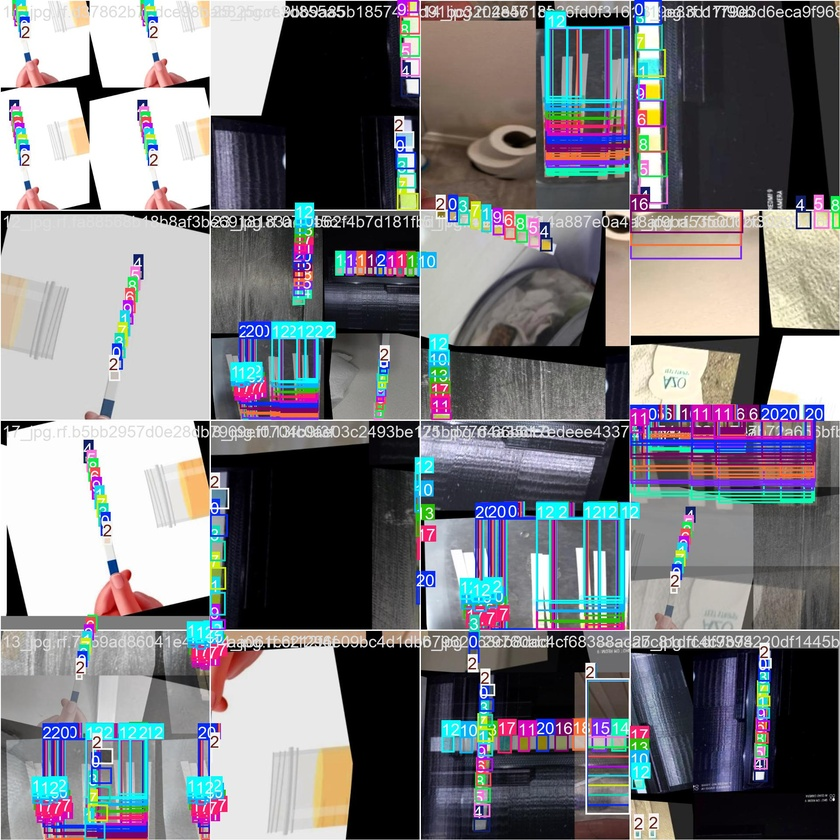
#> input picture train_batch0.jpg, 840 x 840 px, shrunk from 1920 x 1920 before the run
$ python -i StripEdgeRefinement.py   (imports and definitions only)
#> lines starting #> are read from the running program, lines starting #| are printed output that depends on the picture; after the words box and inside, x2 and y2 are one past the last pixel; in counts of white or black regions, pixels touching at a corner belong together
#> further down, picture is the input picture: shape (840, 840, 3); mean B, G, R 128.3, 123.9, 123.9
import cv2
import numpy as np


# [41 lines left out: functions _order_points_clockwise, _warp_min_area_rect, not called in this run]


def _score_strip_contour(contour, img_shape):
    """contour score"""
    h, w = img_shape[:2]
    img_a = float(h * w)

    ar = cv2.contourArea(contour)
    if ar < 0.01 * img_a:
        return None

    rect = cv2.minAreaRect(contour)
    (cx, cy),(rw, rh), angle = rect

    if rw < 2 or rh < 2:
        return None

    lng = max(rw, rh)
    sht = max(1.0, min(rw, rh))
    aspect = lng / sht

    if aspect < 2.0:
        return None

    rect_a = max(1.0, rw * rh)
    fill = ar / rect_a

    cdist = np.hypot(cx - w/2.0, cy - h/2.0)
    cdist_n = cdist / max(1.0, np.hypot(w/2.0, h/2.0))

    a_ratio = ar / img_a

    #CRIT HOW -- weighted combo, found by trial-and-error
    score = (
        2.2 * a_ratio
        + 0.8 * min(aspect, 12.0) / 12.0
        + 0.9 * np.clip(fill, 0.0, 1.2)
        - 0.8 * cdist_n
    )  #NEED?! maybe tune weights later
    return score

def _best_contour_from_mask(mask, img_shape):
    cnts, _ = cv2.findContours(mask, cv2.RETR_EXTERNAL, cv2.CHAIN_APPROX_SIMPLE)
    best = None
    bscore = None
    for c in cnts:
        sc = _score_strip_contour(c, img_shape)
        if sc is None:
            continue
        if bscore is None or sc > bscore:
            best = c
            bscore = sc
    return best, bscore


def refine_strip_edges(strip_img_bgr, return_debug=False):
    """DNT DEL - main refinement"""
#> called with return_debug = False
    debug = {}

    if strip_img_bgr is None or strip_img_bgr.size == 0:
        return (strip_img_bgr, debug) if return_debug else strip_img_bgr

    img = strip_img_bgr.copy()

    if img.shape[1] > img.shape[0]:
        img = cv2.rotate(img, cv2.ROTATE_90_CLOCKWISE)

    h, w = img.shape[:2]
    if h < 20 or w < 8:
        return (img, debug) if return_debug else img

    bl = cv2.GaussianBlur(img, (5, 5), 0)
    gr = cv2.cvtColor(bl, cv2.COLOR_BGR2GRAY)
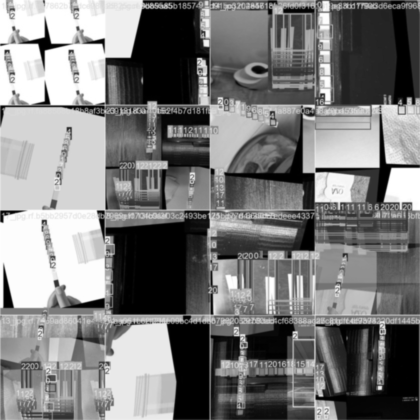
#> gr: shape (840, 840) (shown at 1/2 size); min 0, max 255, mean 124.3

    clahe = cv2.createCLAHE(clipLimit=2.0, tileGridSize=(8,8))
    gr_eq = clahe.apply(gr)
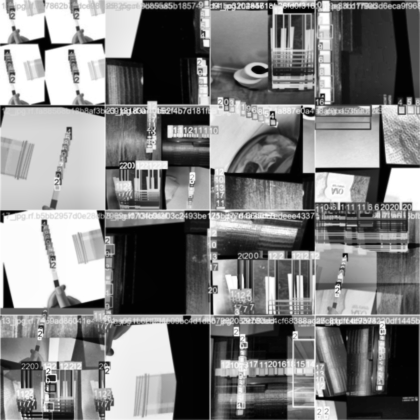
#> gr_eq: shape (840, 840) (shown at 1/2 size); min 0, max 255, mean 129.3

    _, th_bin = cv2.threshold(gr_eq, 0, 255, cv2.THRESH_BINARY + cv2.THRESH_OTSU)
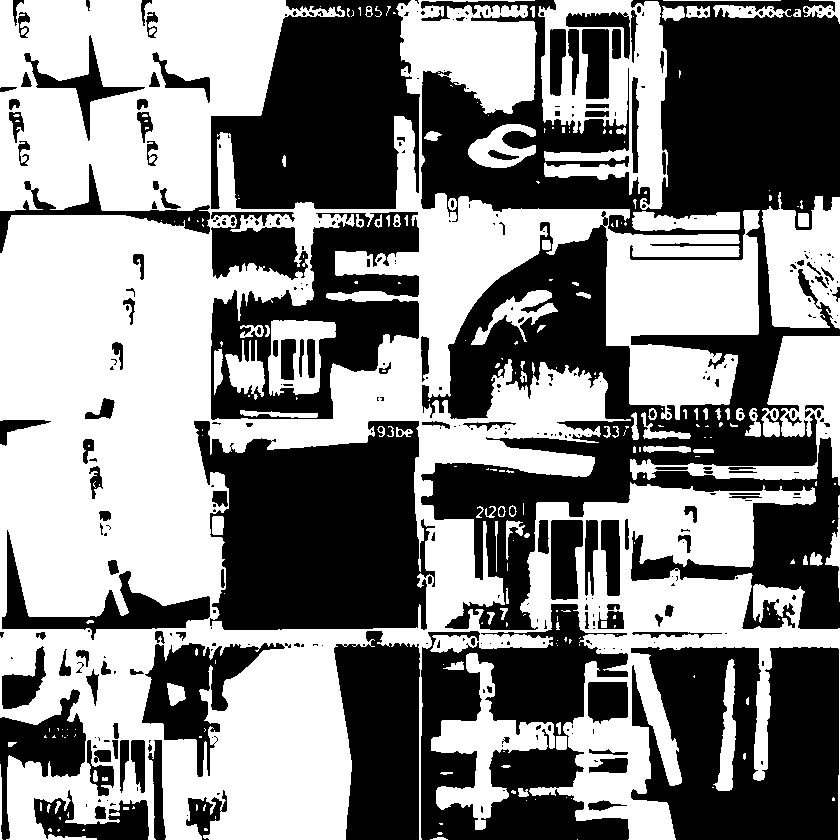
#> th_bin: shape (840, 840); 52% white; 389 black regions (247 under 20 px), largest, box (x1, y1, x2, y2) and area: (421, 0, 840, 630) 121264, (194, 421, 435, 630) 38161, (631, 647, 839, 840) 31500
    _, th_inv = cv2.threshold(gr_eq, 0, 255, cv2.THRESH_BINARY_INV + cv2.THRESH_OTSU)

    kv = cv2.getStructuringElement(cv2.MORPH_RECT, (5, 17))
    kh = cv2.getStructuringElement(cv2.MORPH_RECT, (9, 5))
    ko = cv2.getStructuringElement(cv2.MORPH_RECT, (3, 3))

    def clean_mask(m):
        m = cv2.morphologyEx(m, cv2.MORPH_CLOSE, kv, iterations=1)
#> m: shape (840, 840); 59.4% white; 91 black regions, largest, box (x1, y1, x2, y2) and area: (201, 421, 426, 630) 36759, (661, 10, 840, 218) 33812, (647, 647, 839, 840) 30336
        m = cv2.morphologyEx(m, cv2.MORPH_CLOSE, kh, iterations=1)
#> m: shape (840, 840); 61.2% white; 69 black regions, largest, box (x1, y1, x2, y2) and area: (201, 436, 426, 630) 36443, (661, 17, 840, 218) 33529, (647, 648, 839, 840) 30058
        m = cv2.morphologyEx(m, cv2.MORPH_OPEN, ko, iterations=1)
#> m: shape (840, 840); 61.1% white; 59 black regions, largest, box (x1, y1, x2, y2) and area: (201, 436, 426, 630) 36466, (661, 17, 840, 218) 33555, (647, 648, 840, 840) 30190
        return m

    masks = {
        "otsu_bin": clean_mask(th_bin),
        "otsu_inv": clean_mask(th_inv),
    }
#> in clean_mask (call 2), `m = cv2.morphologyEx(m, cv2.MORPH_OPEN, ko, iterations=1)`:
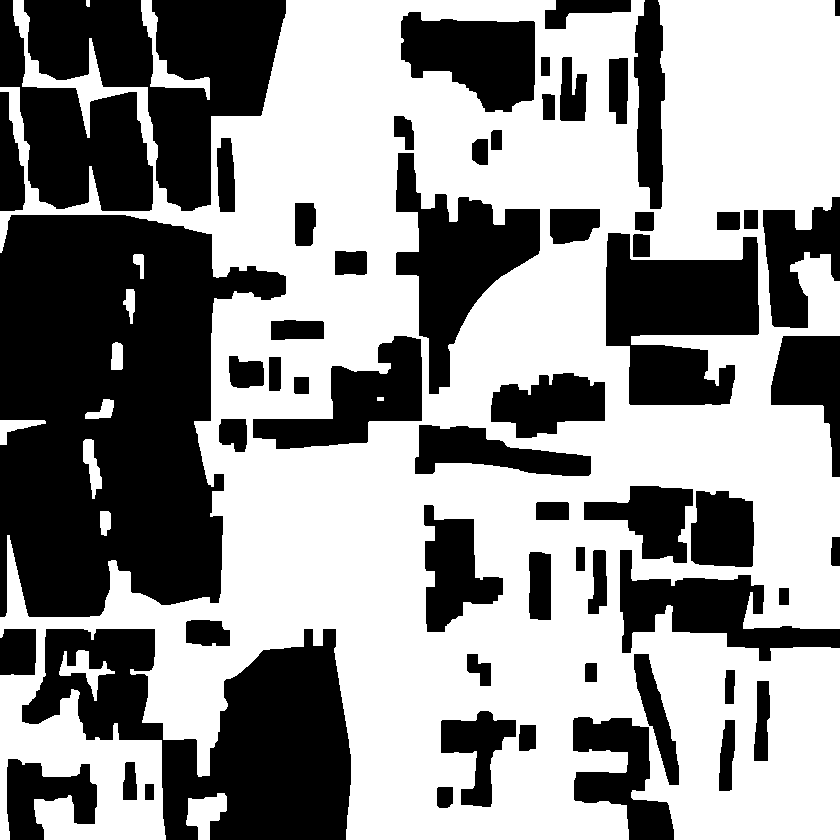
#> m: shape (840, 840); 57% white; 61 black regions, largest, box (x1, y1, x2, y2) and area: (0, 215, 286, 617) 80236, (22, 629, 351, 840) 37521, (24, 0, 286, 211) 27296

    edges = cv2.Canny(gr_eq, 50, 150)
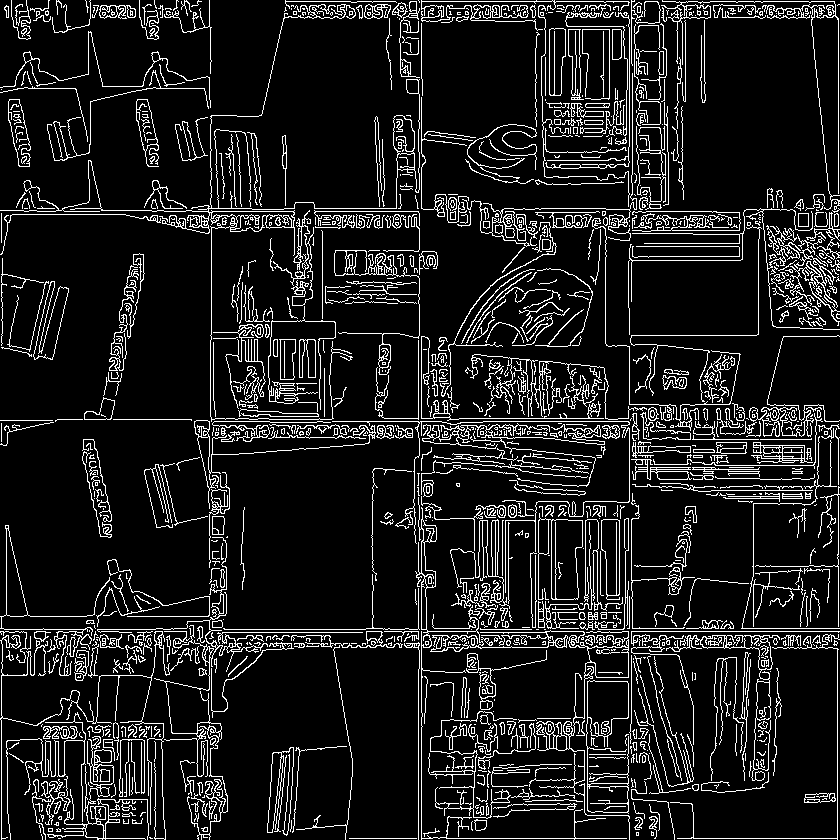
#> edges: shape (840, 840); 11.4% white in thin lines or dots
    edges = cv2.dilate(edges, np.ones((3,3), np.uint8), iterations=1)
#> edges: shape (840, 840); 34% white; 17 white regions, largest, box (x1, y1, x2, y2) and area: (0, 0, 840, 840) 224329, (0, 0, 213, 162) 5428, (0, 257, 70, 361) 2283
    edges = cv2.morphologyEx(edges, cv2.MORPH_CLOSE, kv, iterations=1)
#> edges: shape (840, 840); 47% white; 3 white regions, box (x1, y1, x2, y2) and area: (0, 0, 840, 840) 329671, (81, 438, 113, 539) 1741, (239, 506, 246, 591) 299
    edges = cv2.morphologyEx(edges, cv2.MORPH_CLOSE, kh, iterations=1)
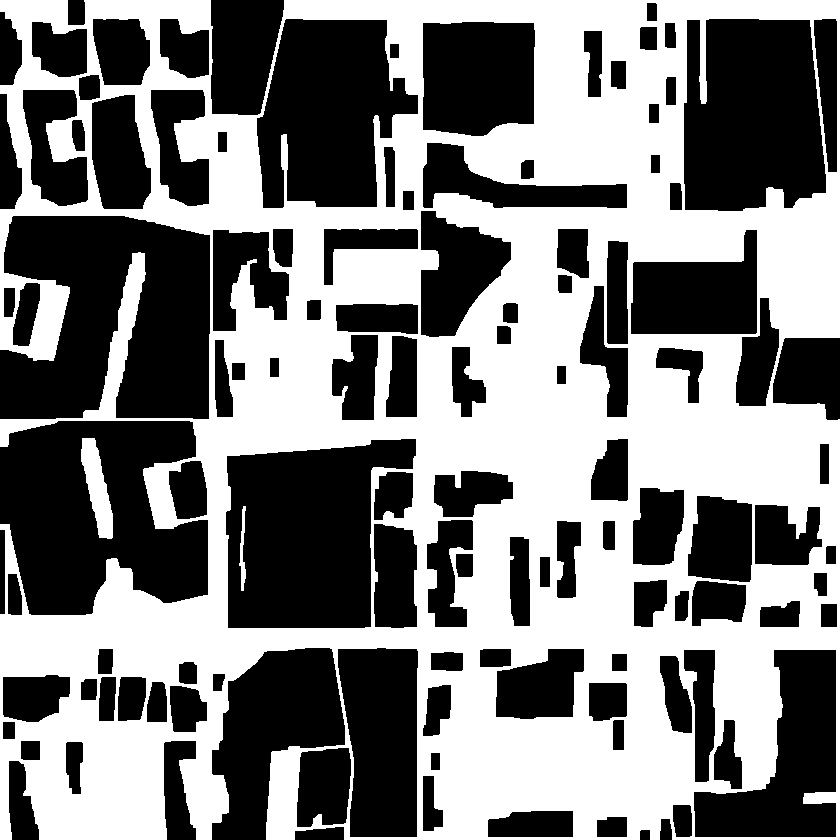
#> edges: shape (840, 840); 49.1% white; 3 white regions, box (x1, y1, x2, y2) and area: (0, 0, 840, 840) 344375, (81, 438, 113, 539) 1741, (239, 506, 246, 591) 299
    masks["edges"] = edges

    if return_debug:
        debug["gray_eq"] = gr_eq
        debug["masks"] = masks

    best_contour = None
    best_score = None
    best_mask_name = None

    for name, m in masks.items():
        c, sc = _best_contour_from_mask(m, img.shape)
        if c is not None and (best_score is None or sc > best_score):
            best_contour = c
            best_score = sc
            best_mask_name = name
#> this loop made 3 passes
#> name on passes 1 to 3: 'otsu_bin', 'otsu_inv', 'edges'

    if return_debug:
        debug["best_mask_name"] = best_mask_name
        debug["best_score"] = best_score

    if best_contour is None:
        return (img, debug) if return_debug else img

    refined = _warp_min_area_rect(img, best_contour, pad_px=4)
    if refined is None or refined.size == 0:
        return (img, debug) if return_debug else img

    if return_debug:
        vis = img.copy()
        cv2.drawContours(vis, [best_contour], -1, (0,255,0), 2)
        debug["contour_overlay"] = vis
        debug["refined_shape"] = refined.shape

    return (refined, debug) if return_debug else refined

>>> import cv2
>>> picture = cv2.imread('train_batch0.jpg')
>>> result = refine_strip_edges(picture)

$ run again, on train_batch1.jpg
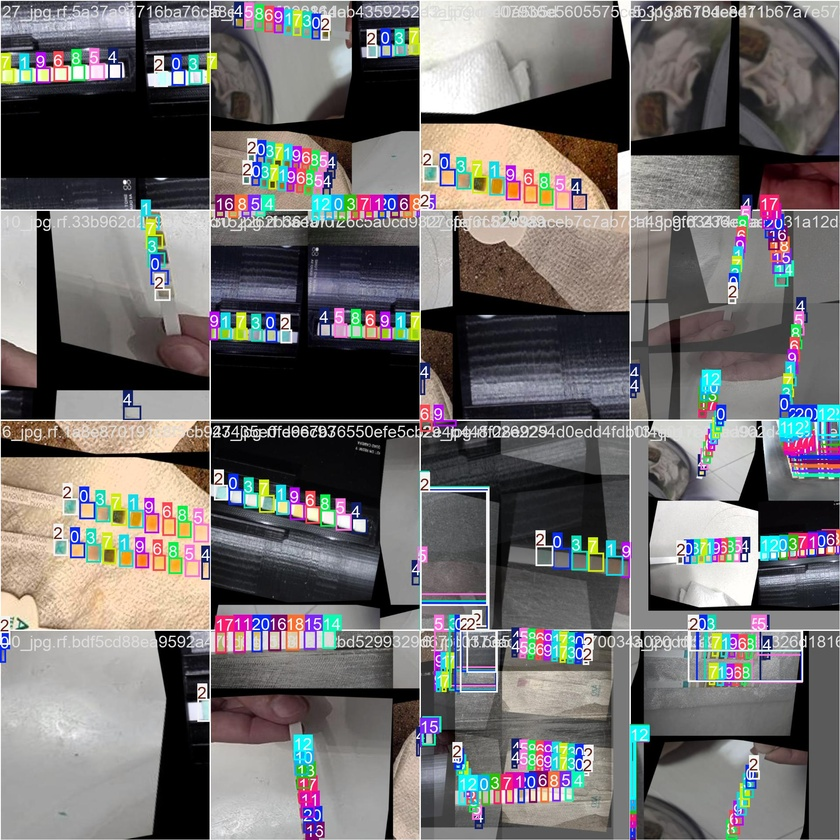
#> input picture train_batch1.jpg, 840 x 840 px, shrunk from 1920 x 1920 before the run
#> picture is the input picture: shape (840, 840, 3); mean B, G, R 110.4, 110.7, 113.4
#> in refine_strip_edges, `_, th_bin = cv2.threshold(gr_eq, 0, 255, cv2.THRESH_BINARY + cv2.THRES..`:
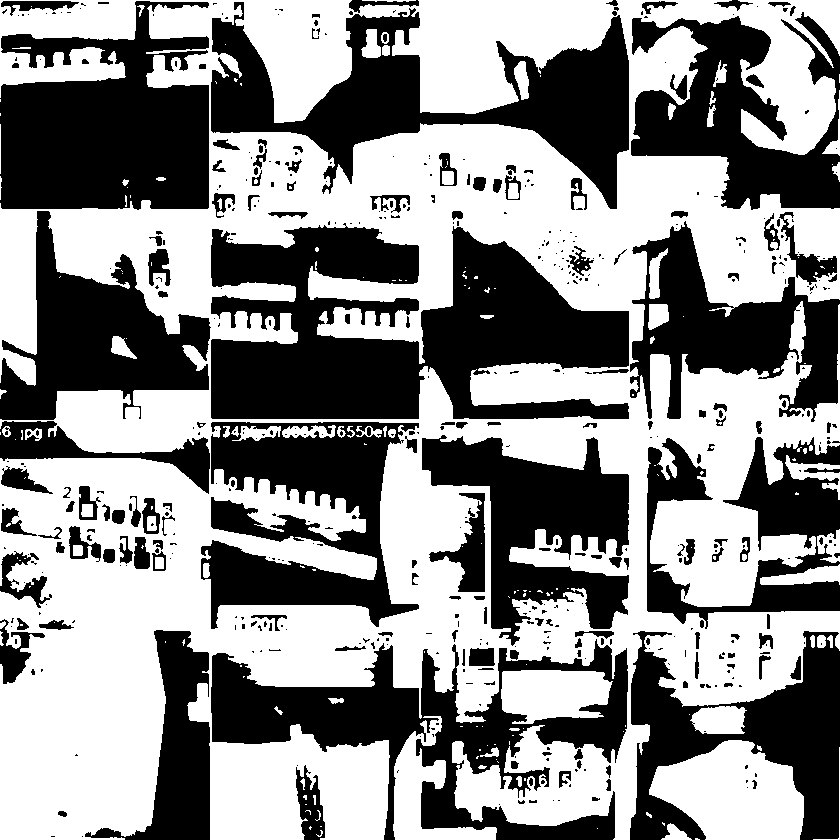
#> th_bin: shape (840, 840); 54.8% white; 509 black regions (336 under 20 px), largest, box (x1, y1, x2, y2) and area: (211, 223, 629, 419) 51525, (0, 1, 209, 210) 31161, (211, 639, 628, 840) 30457
#> in refine_strip_edges, `edges = cv2.morphologyEx(edges, cv2.MORPH_CLOSE, kh, iterations=1)`:
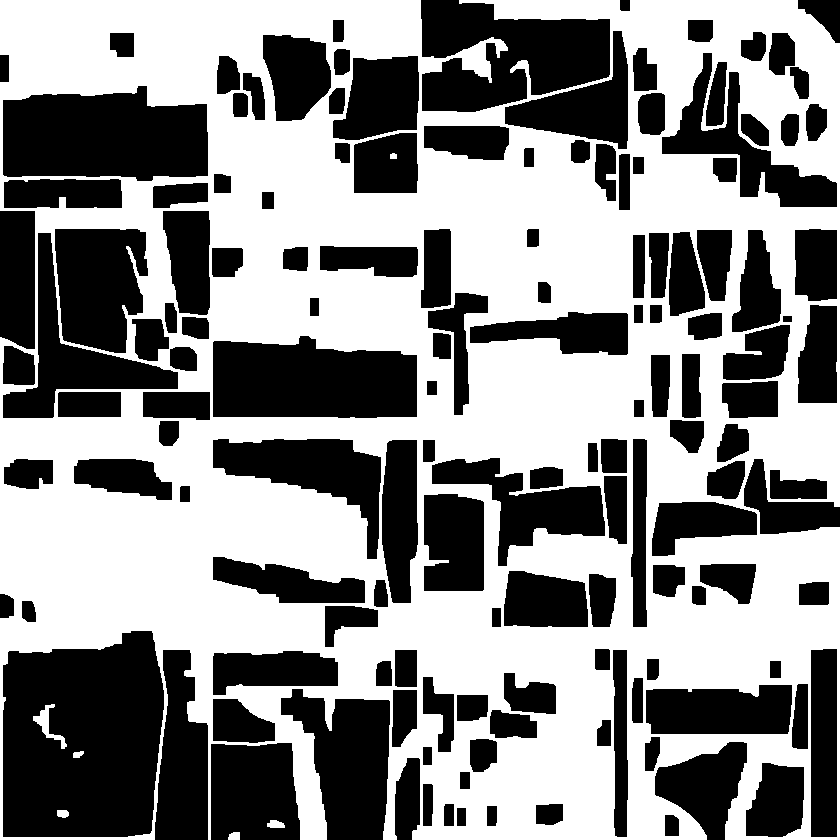
#> edges: shape (840, 840); 54% white; 145 black regions, largest, box (x1, y1, x2, y2) and area: (3, 631, 164, 837) 28935, (3, 86, 208, 181) 16135, (421, 0, 610, 112) 14689
#> the loop in refine_strip_edges, `for name, m in masks.items():` made 3 passes
#> name on passes 1 to 3: 'otsu_bin', 'otsu_inv', 'edges'

$ run again, on train_batch2.jpg
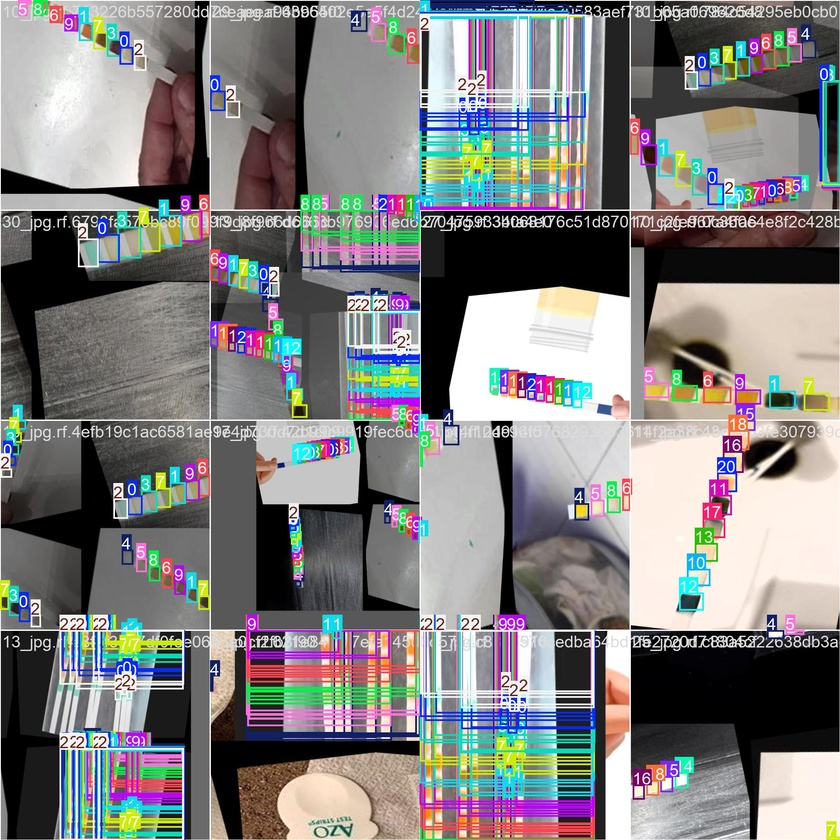
#> input picture train_batch2.jpg, 840 x 840 px, shrunk from 1920 x 1920 before the run
#> picture is the input picture: shape (840, 840, 3); mean B, G, R 127.7, 127.8, 129
#> in refine_strip_edges, `_, th_bin = cv2.threshold(gr_eq, 0, 255, cv2.THRESH_BINARY + cv2.THRES..`:
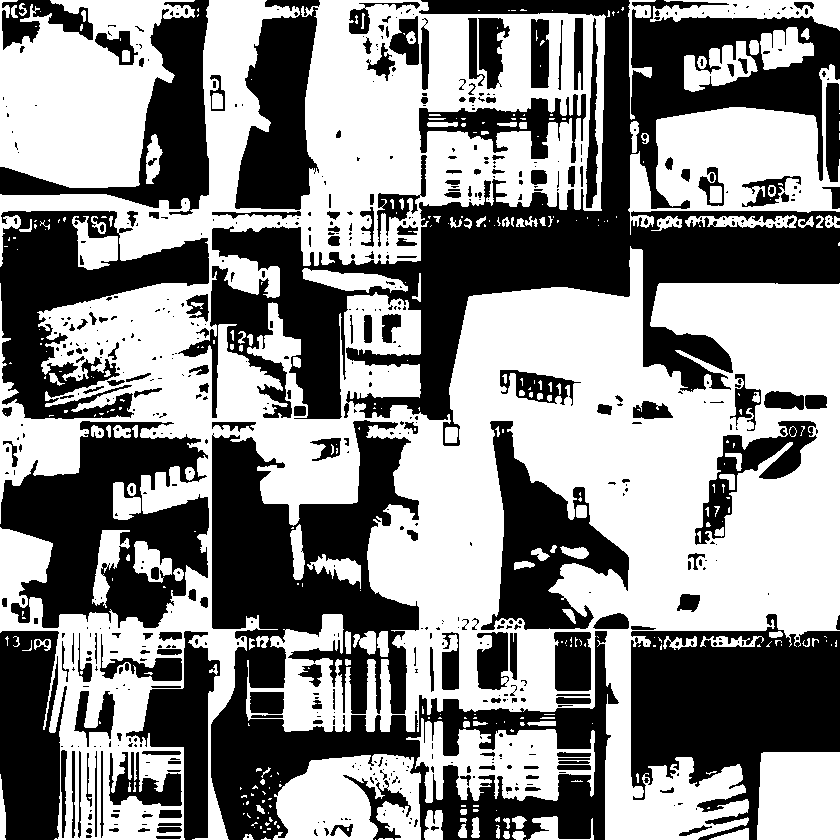
#> th_bin: shape (840, 840); 54.1% white; 670 black regions (461 under 20 px), largest, box (x1, y1, x2, y2) and area: (178, 0, 840, 446) 83820, (211, 420, 619, 840) 59883, (631, 614, 840, 840) 28471
#> the loop in refine_strip_edges, `for name, m in masks.items():` made 3 passes
#> name on pass 1: 'otsu_bin'
#> after the loop in refine_strip_edges, `for name, m in masks.items():`: best_contour = contour of 132 points, box (x1, y1, x2, y2) (622, 0, 840, 92), area 9134; best_score = -0.0515
#> in _warp_min_area_rect, `rect = cv2.minAreaRect(contour)`: rect = ((730.5, 45.5), (91, 217), -90)
#> in _warp_min_area_rect, `(cx, cy),(rw, rh), angle = rect`: cx = 730.5; cy = 45.5; rw = 91; rh = 217; angle = -90
#> in _warp_min_area_rect, `box = cv2.boxPoints(rect)`: box = [[839, 91], [622, 91], [622, 0], [839, 0]]
#> s = [930, 713, 622, 839]
#> d = [-748, -531, -622, -839]
#> tl = [622, 0]
#> br = [839, 91]
#> tr = [839, 0]
#> in _order_points_clockwise, `bl = pts[np.argmax(d)]`: bl = [622, 91]
#> in _warp_min_area_rect, `box = _order_points_clockwise(box)`: box = [[622, 0], [839, 0], [839, 91], [622, 91]]
#> ow = 91
#> oh = 217
#> dst = [[0, 0], [90, 0], [90, 216], [0, 216]]
#> M = [[0.415, 0, -258], [0, 2.37, 0], [0, 0, 1]]
#> in _warp_min_area_rect, `warped = warped[pad_px:-pad_px, pad_px:-pad_px].copy()`:
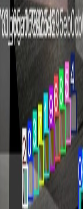
#> warped: shape (209, 83, 3); mean B, G, R 89.2, 89.9, 87.5
